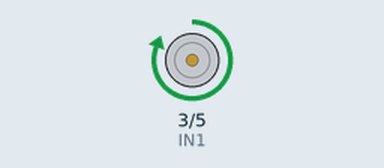
This sketch was run on a simulated Arduino Uno, built with avr-gcc and run on an emulated ATmega328P. Shown: motor-driver pin pairs drawn as motors (green arrow = first pin HIGH = forward, orange = second pin HIGH = backward, longer = more drive).

Above: at 12.8 s.
At 26.6 s:
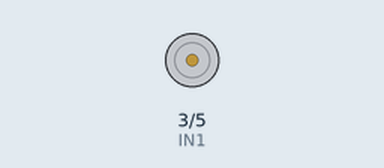
Timing chart, 0 to 40.0 s (numbered marks = the images above):
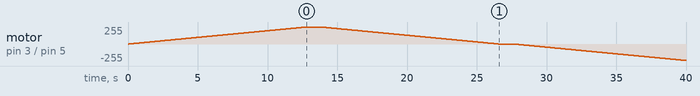

The sketch:

Single_motor_Bidirectional_PWM_driver.ino
```cpp
/*   Single_Motor_Bidirectional_PWM_Driver

  This sketch uses a special motor control board using L293D driver IC whose Enable inputs are tied to '1' permanenetly
  and the speed control is done through direction inputs A and B. Thus to have complete direction and magnitude control,
  we need to feed PWM signals to both direction inputs.

  This sketch runs motor in one direction from zero to full speed. Then it brings down speed back to zero slowly.
  It runs a trapezoidal speed vs time profile, very common in transportaion.

  It repeats above steps for another direction. The whole sequence takes about 10 to 12 seconds depending upon the delay set.

  Circuit:

  Motor wires connected to LEFT Motor pins on L293D Board

  Pin D3 - PWM giving signal to IN1 of L293D Board
  Pin D5  - PWM giving signal to IN2 of L293D Board
  FWD direction: pin D3 = 1, pin D5 =0
  REV direction: pin D3 = 0, pin D5 =1
  STOP: pin D3 = 0, pin D5 =0

  Originaly written by P W Dandekar in June 2011, modified on 29 Sept 2015.

 */

#define  IN1   3
#define  IN2   5
#define d_count 50  // this defines delay in milliseconds between two speed increment or decrement

void setup() {
  // set up 2 PWM output pins used in motor driver in output mode.This is not mandatory
  pinMode(IN1, OUTPUT);
  pinMode(IN2 , OUTPUT);
}

void loop() {
  int i;

//----------------------------------------------------------------------------------------------------------------------
  // Run Motor in Clockwise (CW) direction from 0 to 255 PWM value ( 0 to 100%) INCREASING SPEED
  analogWrite(IN2,0);// set PWM value 0 on IN2. Whenever IN1 will be 1 the motor will rotate in forward direction.

  for (i=0;i<=255;i++) // rising speed in CW direction
  {  // set PWM pulse width from 0 to 255 in steps of 1.
    analogWrite(IN1,i);// set PWM value i on IN1.
    delay(d_count);// wait for this many ms after each increment.
  }// end of for loop.

  delay(1000);// wait here for 1 second

  // Run Motor in Clockwise (CW) direction from 0 to 255 PWM value ( 0 to 100%) DECREASING SPEED
  for (i=255;i>=0;i--) // falling speed in CW direction
  {  // set PWM pulse width from 255 to 0 in steps of 1.
    analogWrite(IN1,i);// set PWM value i on IN1.
    delay(d_count);// wait for this many ms after each increment.
  }// end of for loop.

  delay(1000);// wait here for 1 second


//----------------------------------------------------------------------------------------------------------------------
  // Run Motor in Counter-Clockwise (CCW) direction from 0 to 255 PWM value ( 0 to 100%) INCREASING SPEED
  analogWrite(IN1,0);// set PWM value 0 on IN2.Whenever IN2 will be 1 the motor will rotate in forward direction.
  for (i=0;i<=255;i++) // rising speed in CCW direction
  {  // set PWM pulse width from 0 to 255 in steps of 1.
    analogWrite(IN2,i);// set PWM value i on IN2.
    delay(d_count);// wait for this many ms after each increment.
  }// end of for loop.

  delay(1000);// wait here for 1 second


  // Run Motor in Counter-Clockwise (CCW) direction from 0 to 255 PWM value ( 0 to 100%) DECREASING SPEED
  for (i=255;i>=0;i--) // falling speed in CCW direction
  {  // set PWM pulse width from 255 to 0 in steps of 1.
    analogWrite(IN2,i);// set PWM value i on IN2.
    delay(d_count);// wait for this many ms after each increment.
  }// end of for loop.

  delay(1000);// wait here for 1 second

}
```

Measured:
- by itself, motor on pin 3 (IN1) / pin 5 (IN2): rises from stopped to forward 255/255 in 12.7 s, then falls to backward 247/255 in 27.2 s
